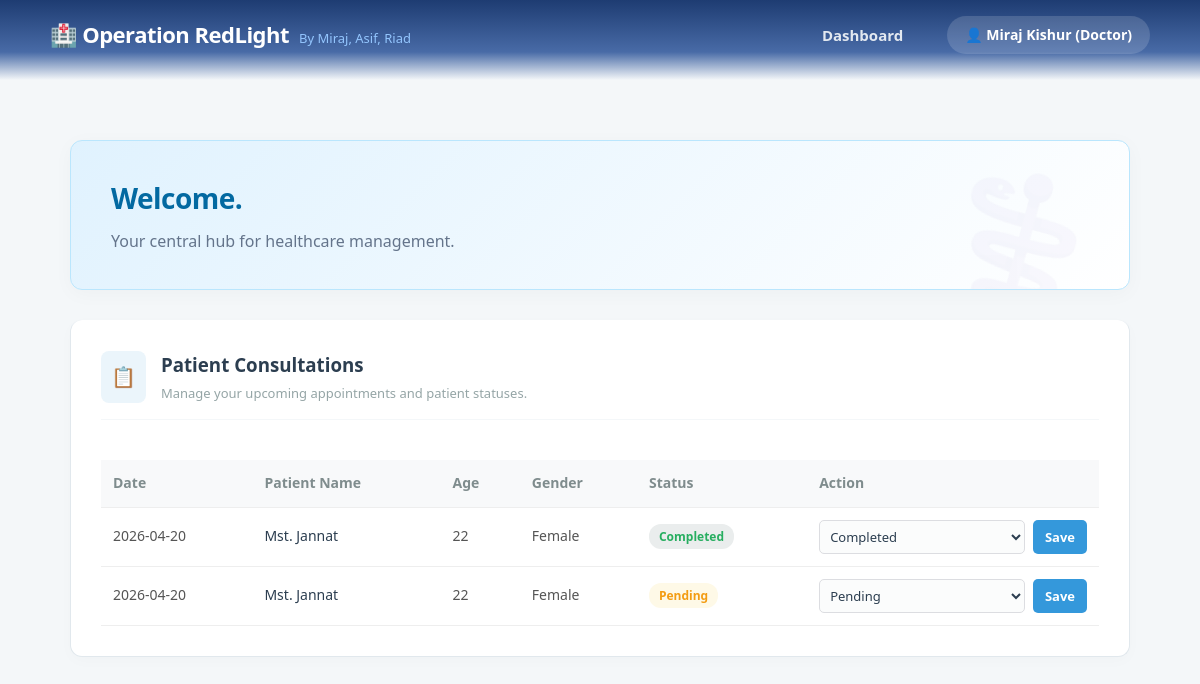
The app's page /dashboard.php (signed in) with its own data.
### tables this page shows
CREATE TABLE `appointments` (
  `appointment_id` int(11) NOT NULL,
  `patient_id` int(11) DEFAULT NULL,
  `doctor_id` int(11) DEFAULT NULL,
  `room_id` int(11) DEFAULT NULL,
  `appointment_date` date DEFAULT NULL,
  `serial_number` int(11) DEFAULT NULL,
  `status` enum('Pending','Completed','Cancelled') DEFAULT 'Pending'
);

CREATE TABLE `patients` (
  `patient_id` int(11) NOT NULL,
  `name` varchar(100) NOT NULL,
  `age` int(11) DEFAULT NULL,
  `gender` enum('Male','Female','Other') DEFAULT NULL,
  `email` varchar(100) DEFAULT NULL,
  `password` varchar(255) DEFAULT NULL
);

### dashboard.php (the view, shortened to what this page needs)
<?php
include 'header.php';
include 'db.php';
?>
<div class="container">
    <header class="card" style="background: linear-gradient(135deg, #e0f2fe 0%, #ffffff 100%); border: 1px solid #bae6fd; border-radius: 12px; padding: 35px 40px; box-shadow: 0 4px 20px rgba(0,0,0,0.03); position: relative; overflow: hidden; margin-bottom: 30px;">
        <div style="position: relative; z-index: 2;">
            <h2 style="margin: 0; color: #0369a1; font-size: 28px; font-weight: 700; letter-spacing: -0.5px;">Welcome.</h2>
            <p style="margin: 8px 0 0 0; color: #64748b; font-size: 16px;">Your central hub for healthcare management.</p>
        </div>
        <div style="position: absolute; right: 20px; top: -10px; opacity: 0.04; font-size: 140px; z-index: 1; transform: rotate(15deg); pointer-events: none;">
        </div>
    </header>
    <?php if($_SESSION['role'] === 'patient'): ?>
        <div class="grid-2">
            <div class="card" style="border: 1px solid #e1e8ed; border-top: none; box-shadow: 0 4px 15px rgba(0,0,0,0.02);">
                <div style="display: flex; align-items: center; margin-bottom: 15px;">
                    <div style="background: #ebf5fb; color: #3498db; width: 50px; height: 50px; border-radius: 50%; display: flex; align-items: center; justify-content: center; font-size: 22px; margin-right: 15px;">👨‍⚕️</div>
                    <h3 style="margin: 0; color: #2c3e50;">Find a Specialist</h3>
                </div>
                <p style="color: #7f8c8d; font-size: 14px; margin-bottom: 20px;">Browse our directory of top-rated clinical specialists and surgeons.</p>
                <a href="doctors.php" class="btn" style="width: 100%; background: #ebf5fb; color: #2980b9; border: 1px solid #d6eaf8; transition: all 0.3s;">View Directory</a>
            </div>
            <div class="card" style="border: 1px solid #e1e8ed; border-top: none; box-shadow: 0 4px 15px rgba(0,0,0,0.02);">
                <div style="display: flex; align-items: center; margin-bottom: 15px;">
                    <div style="background: #e8f8f5; color: #2ecc71; width: 50px; height: 50px; border-radius: 50%; display: flex; align-items: center; justify-content: center; font-size: 22px; margin-right: 15px;">📅</div>
                    <h3 style="margin: 0; color: #2c3e50;">Book Appointment</h3>
                </div>
                <p style="color: #7f8c8d; font-size: 14px; margin-bottom: 20px;">Schedule an in-person visit and secure your digital serial number.</p>
                <a href="appointments.php" class="btn" style="width: 100%; background: #2ecc71; color: white;">Schedule Now</a>
            </div>
            <div class="card" style="border: 1px solid #e1e8ed; border-top: none; box-shadow: 0 4px 15px rgba(0,0,0,0.02);">
                <div style="display: flex; align-items: center; margin-bottom: 15px;">
                    <div style="background: #fdedec; color: #e74c3c; width: 50px; height: 50px; border-radius: 50%; display: flex; align-items: center; justify-content: center; font-size: 22px; margin-right: 15px;">🚑</div>
                    <h3 style="margin: 0; color: #2c3e50;">Emergency Fleet</h3>
                </div>
                <p style="color: #7f8c8d; font-size: 14px; margin-bottom: 20px;">Dispatch an ambulance to your location immediately. 24/7 Service.</p>
                <a href="ambulance.php" class="btn" style="width: 100%; background: #fdedec; color: #c0392b; border: 1px solid #fadbd8;">View Ambulances</a>
            </div>
            <div class="card" style="border: 1px solid #e1e8ed; border-top: none; box-shadow: 0 4px 15px rgba(0,0,0,0.02);">
                <div style="display: flex; align-items: center; margin-bottom: 15px;">
                    <div style="background: #fef9e7; color: #f1c40f; width: 50px; height: 50px; border-radius: 50%; display: flex; align-items: center; justify-content: center; font-size: 22px; margin-right: 15px;">⭐</div>
                    <h3 style="margin: 0; color: #2c3e50;">Rate Your Doctor</h3>
                </div>
                <p style="color: #7f8c8d; font-size: 14px; margin-bottom: 20px;">Help us improve by sharing your recent consultation experience.</p>
                <a href="reviews.php" class="btn" style="width: 100%; background: #fef9e7; color: #d4ac0d; border: 1px solid #fcf3cf;">Leave Feedback</a>
            </div>
        </div>
    <?php elseif($_SESSION['role'] === 'doctor'): ?>
        <div class="card" style="border: 1px solid #e1e8ed; border-top: none; box-shadow: 0 4px 15px rgba(0,0,0,0.02);">
            <div style="display: flex; align-items: center; margin-bottom: 20px; border-bottom: 1px solid #f4f7f9; padding-bottom: 15px;">
                <div style="background: #ebf5fb; padding: 10px; border-radius: 8px; margin-right: 15px; font-size: 20px;">📋</div>
                <div>
                    <h3 style="margin: 0; color: #2c3e50;">Patient Consultations</h3>
                    <p style="margin: 3px 0 0 0; font-size: 13px; color: #95a5a6;">Manage your upcoming appointments and patient statuses.</p>
                </div>
            </div>
            <div style="overflow-x: auto;">
                <table class="data-table" style="font-size: 14px;">
                    <thead>
                        <tr>
                            <th style="color: #7f8c8d; font-weight: 600;">Date</th>
                            <th style="color: #7f8c8d; font-weight: 600;">Patient Name</th>
                            <th style="color: #7f8c8d; font-weight: 600;">Age</th>
                            <th style="color: #7f8c8d; font-weight: 600;">Gender</th>
                            <th style="color: #7f8c8d; font-weight: 600;">Status</th>
                            <th style="color: #7f8c8d; font-weight: 600;">Action</th>
                        </tr>
                    </thead>
                    <tbody>
                    <?php
                    $did = $_SESSION['doctor_id'];
                    $apts = $conn->query("SELECT a.*, p.name, p.age, p.gender FROM Appointments a JOIN Patients p ON a.patient_id = p.patient_id WHERE a.doctor_id = $did ORDER BY a.appointment_date DESC");
                    if($apts->num_rows > 0){
                        while($a = $apts->fetch_assoc()){
                            $statusColor = ($a['status'] == 'Completed') ? '#27ae60' : (($a['status'] == 'Cancelled') ? '#e74c3c' : '#f39c12');
                            $statusBg = ($a['status'] == 'Completed') ? '#eaeded' : (($a['status'] == 'Cancelled') ? '#fdedec' : '#fef9e7');
                            echo "<tr style='transition: background 0.2s;' onmouseover=\"this.style.background='#f8f9fa'\" onmouseout=\"this.style.background='transparent'\">
                                    <td style='color: #555;'>{$a['appointment_date']}</td>
                                    <td style='font-weight: 500; color: #2c3e50;'>" . htmlspecialchars($a['name']) . "</td>
                                    <td style='color: #555;'>{$a['age']}</td>
                                    <td style='color: #555;'>{$a['gender']}</td>
                                    <td><span style='color:$statusColor; font-weight:600; background:$statusBg; padding: 4px 10px; border-radius: 12px; font-size: 12px;'>{$a['status']}</span></td>
                                    <td>
                                        <form method='POST' style='display:flex; gap:8px;'>
                                            <input type='hidden' name='appointment_id' value='{$a['appointment_id']}'>
                                            <select name='status' style='padding:6px; border: 1px solid #dcdde1; border-radius: 5px; font-size: 13px; color: #2c3e50;'>
                                                <option value='Pending' ".($a['status']=='Pending'?'selected':'').">Pending</option>
                                                <option value='Completed' ".($a['status']=='Completed'?'selected':'').">Completed</option>
                                                <option value='Cancelled' ".($a['status']=='Cancelled'?'selected':'').">Cancelled</option>
                                            </select>
                                            <button type='submit' name='update_status' class='btn' style='padding:6px 12px; background: #3498db; color: white; border-radius: 5px; font-size: 13px;'>Save</button>
                                        </form>
                                    </td>
                                  </tr>";
                        }
                    } else {
                        echo "<tr><td colspan='6' style='text-align: center; padding: 30px; color: #95a5a6;'>No appointments booked at this time.</td></tr>";
                    }
                    ?>
                    </tbody>
                </table>
            </div>
        </div>
    <?php endif; ?>
</div>

### style.css (style rules this page uses)
* { margin: 0; padding: 0; box-sizing: border-box; font-family: 'Segoe UI', Tahoma, Geneva, Verdana, sans-serif; }
body { background-color: #f4f7f9; color: #2c3e50; line-height: 1.6; }
.container { max-width: 1100px; margin: 40px auto; padding: 20px; }
.card { background: white; padding: 30px; border-radius: 12px; box-shadow: 0 10px 25px rgba(0,0,0,0.05); border-top: 4px solid #3498db; margin-bottom: 25px; transition: transform 0.2s; }
input[type="text"], input[type="email"], input[type="password"], input[type="number"], select, textarea { width: 100%; padding: 12px; border: 1px solid #dcdde1; border-radius: 8px; font-size: 15px; transition: border-color 0.3s; background: #fbfcfc; }
.btn { display: inline-block; background: #3498db; color: white; padding: 12px 24px; border: none; border-radius: 8px; font-weight: bold; cursor: pointer; transition: 0.3s; text-align: center; font-size: 15px; }
.data-table { width: 100%; border-collapse: collapse; margin-top: 20px; }
.data-table th, .data-table td { padding: 12px; text-align: left; border-bottom: 1px solid #eee; }
.data-table th { background-color: #f8f9fa; color: #2c3e50; }

### records on screen
appointments: appointment_date "2026-04-20", patient.name "Mst. Jannat", patient.age "22", patient.gender "Female", status "Completed"
appointments: appointment_date "2026-04-20", patient.name "Mst. Jannat", patient.age "22", patient.gender "Female", status "Pending"

### other values on screen
$_SESSION['user'] "Miraj Kishur"
$_SESSION['role'] "Doctor"
